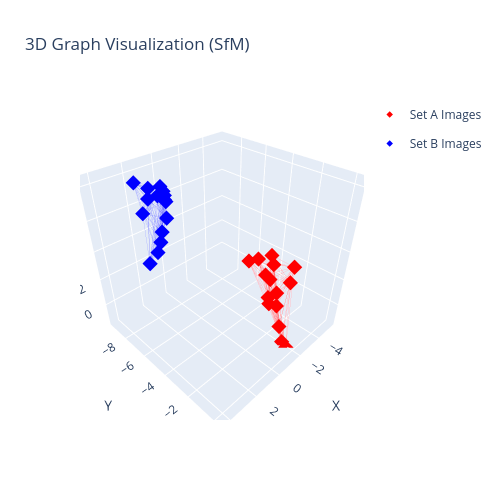

The notebook cell this image was saved under:
### Markdown cell above
## Visualize Sample Data

### Code cell
import utils.vis
from utils.loaders.efficient import sfm_sample_to_data_sfm

# Convert to our "legacy" data format for visualization
sample = dataset.samples[4]

graph_a_sfm, graph_b_sfm = sfm_sample_to_data_sfm(sample)
utils.vis.plot_3D_graph_sfm(graph_a_sfm, graph_b_sfm)

### Figure 1 — Plotly figure (JSON) as saved in the notebook; plotly's stock layout.template omitted (floating-point values rounded to 4 significant figures; data arrays with more than 128 entries replaced by an {"elided": "..."} marker saying what was removed)
{"data": [{"hovertemplate": "%{x:.2f}, %{y:.2f}, %{z:.2f}<extra></extra>", "legendgroup": "groupA", "marker": {"color": "red", "opacity": 1.0, "size": 5, "symbol": "diamond"}, "mode": "markers", "name": "Set A Images", "showlegend": true, "x": [-1.92, -4.092, -1.979, -3.104, -2.979, -4.338, -2.857, -3.097, -2.723, -2.465, -2.622, -2.277, -3.325, -3.278, -1.567], "y": [-0.4383, -2.08, -0.8207, -2.956, -2.173, -2.082, -3.129, -2.934, -2.685, -1.465, -2.515, -3.304, -2.922, -2.466, -3.425], "z": [-1.716, 1.196, -1.553, 3.33, -0.1002, 2.275, 1.911, 1.531, 0.4366, -1.042, 0.09451, 3.306, 2.552, 0.6088, 3.46], "type": "scatter3d", "scene": "scene"}, {"hovertemplate": "%{x:.2f}, %{y:.2f}, %{z:.2f}<extra></extra>", "legendgroup": "groupB", "marker": {"color": "blue", "opacity": 1.0, "size": 5, "symbol": "diamond"}, "mode": "markers", "name": "Set B Images", "showlegend": true, "x": [1.136, 0.7057, 1.714, 0.7491, 2.155, 0.2335, 2.29, 1.943, 0.1123, 3.064, 2.877, 0.994, 2.049, 3.22, 2.585], "y": [-7.288, -7.809, -7.103, -7.928, -7.003, -8.55, -7.045, -6.694, -8.753, -7.059, -6.815, -7.815, -6.762, -6.33, -6.71], "z": [5.811, 6.493, 7.443, 7.103, 4.118, 6.471, 8.063, 5.509, 6.072, 8.604, 3.813, 7.505, 4.868, 7.255, 7.698], "type": "scatter3d", "scene": "scene"}, {"hoverinfo": "skip", "line": {"color": "rgba(255,0,0,0.6)", "width": 1}, "mode": "lines", "opacity": 0.3, "showlegend": false, "x": {"elided": "309 float values"}, "y": {"elided": "309 float values"}, "z": {"elided": "309 float values"}, "type": "scatter3d", "scene": "scene"}, {"hoverinfo": "skip", "line": {"color": "rgba(0,0,255,0.6)", "width": 1}, "mode": "lines", "opacity": 0.3, "showlegend": false, "x": {"elided": "312 float values"}, "y": {"elided": "312 float values"}, "z": {"elided": "312 float values"}, "type": "scatter3d", "scene": "scene"}], "layout": {"scene": {"domain": {"x": [0.0, 1.0], "y": [0.0, 1.0]}, "xaxis": {"title": {"text": "X"}, "range": [-5.719, 4.601]}, "yaxis": {"title": {"text": "Y"}, "range": [-9.756, 0.5642]}, "zaxis": {"title": {"text": "Z"}, "range": [-1.716, 8.604]}, "aspectmode": "cube"}, "title": {"text": "3D Graph Visualization (SfM)"}, "width": 500, "height": 500}}
